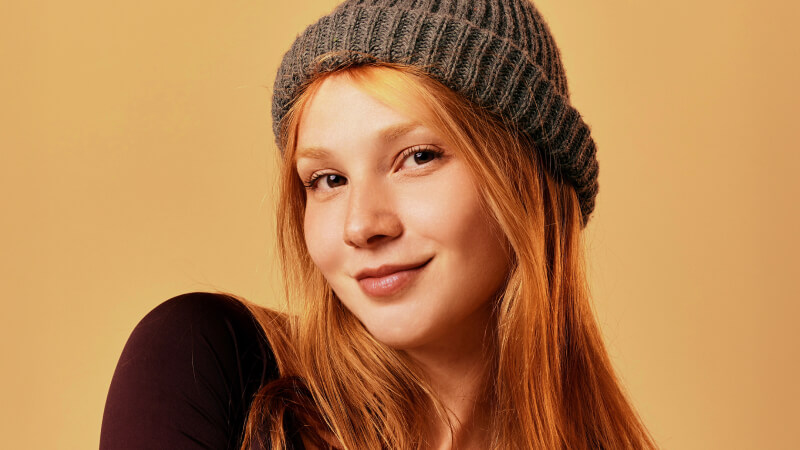
#> input picture basics/input.png, 800 x 450 px, found by its file name
$ python 3bitwise_threshhold.py
#> lines starting #> are read from the running program, lines starting #| are printed output that depends on the picture; after the words box and inside, x2 and y2 are one past the last pixel; in counts of white or black regions, pixels touching at a corner belong together
import cv2
import numpy as np
from constants import input_img
img = cv2.imread(input_img)
#> img is the input picture: shape (450, 800, 3); mean B, G, R 80.2, 129.5, 181.4
gray = cv2.cvtColor(img, cv2.COLOR_BGR2GRAY)
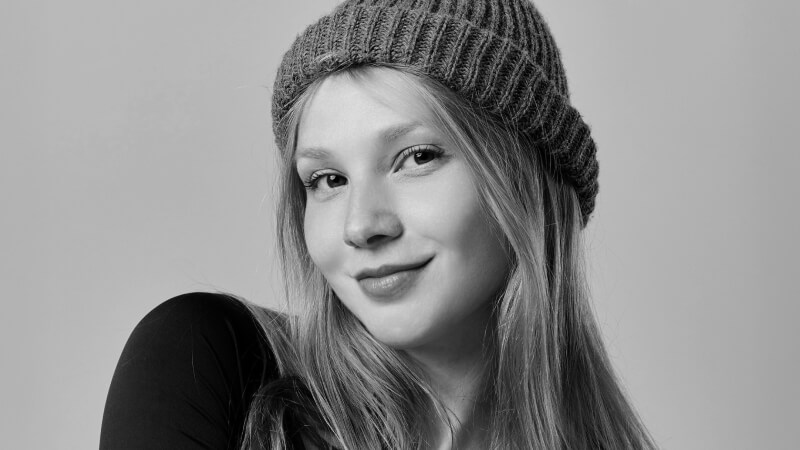
#> gray: shape (450, 800); min 0, max 222, mean 139.4

# BITWISE OPERATIONS

# bitwise_not: Inverts the mask (White becomes Black, Black becomes White)
inverted_img = cv2.bitwise_not(img)
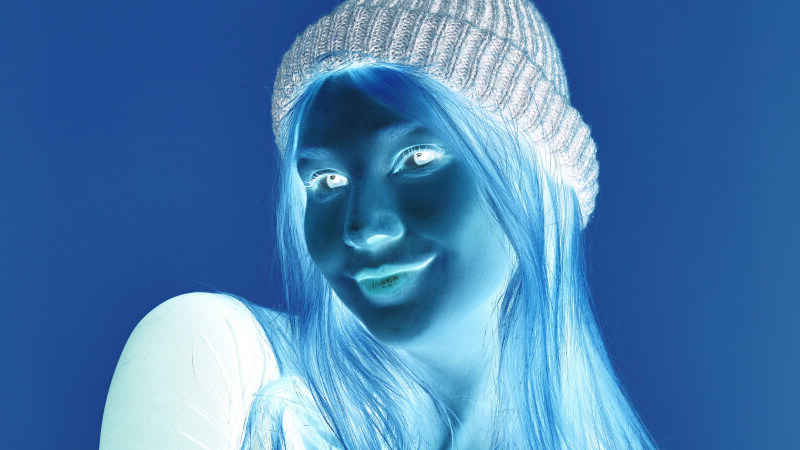
#> inverted_img: shape (450, 800, 3); mean B, G, R 174.8, 125.5, 73.6
cv2.imshow('Original', img)
cv2.imshow('NOT', inverted_img)

cv2.waitKey(0)
cv2.destroyAllWindows()

# mask  is same size as image in grayscale
mask = np.zeros(img.shape[:2], dtype="uint8")
# draw a white circle on our black mask
# white area (255) is what we want to keep of the original image
cv2.circle(mask, (250, 250), 200, 255, -1)
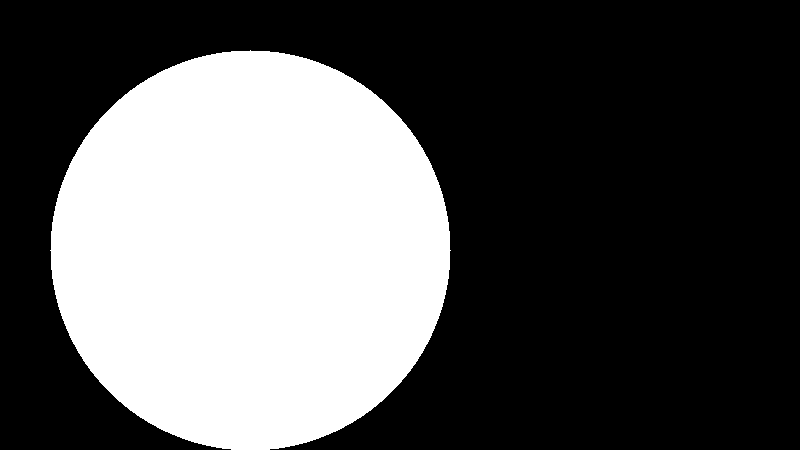
#> mask: shape (450, 800); 34.9% white; 1 white region, box (x1, y1, x2, y2) and area: (50, 50, 451, 450) 125628

# BITWISE OPERATIONS

mask_inv = cv2.bitwise_not(mask)
# bitwise_and: Keeps only the pixels where the mask is white
masked_img = cv2.bitwise_and(img, img, mask=mask)

# bitwise_or: Using the inverted mask to "brighten" or merge (advanced demo)
masked_img_or = cv2.bitwise_or(img, img, mask=mask)
# Usually, we use 'and' for masking, but 'not' is great for showing background subtraction

# 4. DISPLAY
cv2.imshow("Original", img)
cv2.imshow("The Mask", mask)
cv2.imshow("Mask NOT", mask_inv)
cv2.imshow("Masked Output (The Cutout)", masked_img)
cv2.imshow("Masked image using OR", masked_img_or)

cv2.waitKey(0)
cv2.destroyAllWindows()


# Geometry
cropped = img[100:400, 100:400] # [y_start:y_end, x_start:x_end]
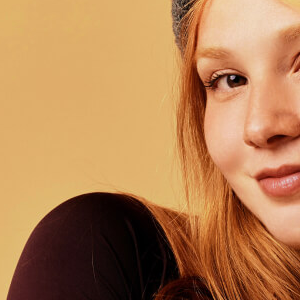
#> cropped: shape (300, 300, 3); mean B, G, R 82.9, 128.4, 179.1
flipped = cv2.flip(img, 1) # 1=Horizontal, 0=Vertical
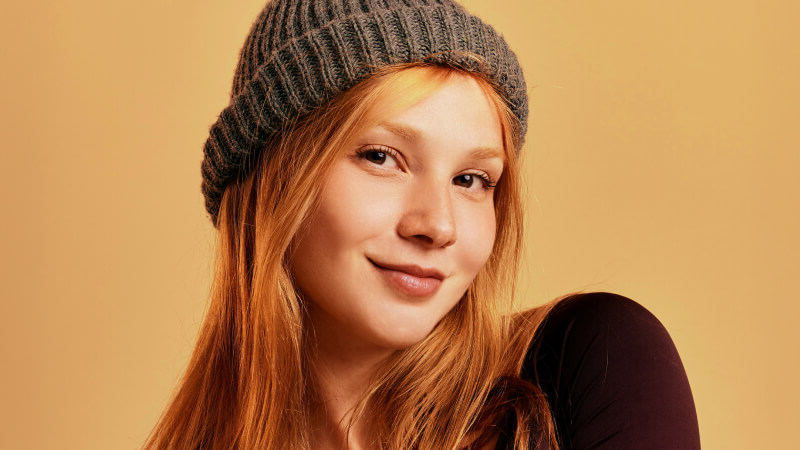
#> flipped: shape (450, 800, 3); mean B, G, R 80.2, 129.5, 181.4

# Thresholding
# Simple Binary
_, thresh = cv2.threshold(gray, 127, 255, cv2.THRESH_BINARY)
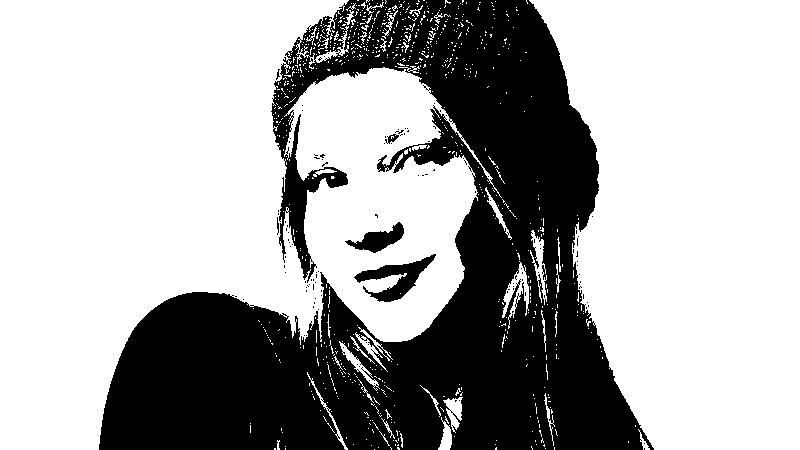
#> thresh: shape (450, 800); 66.9% white; 126 black regions (121 under 20 px), largest, box (x1, y1, x2, y2) and area: (99, 0, 654, 450) 116574, (354, 254, 436, 302) 1425, (345, 222, 404, 253) 785, (385, 134, 399, 144) 65, (277, 217, 279, 235) 24
# Adaptive (Handles shadows better)
adaptive = cv2.adaptiveThreshold(gray, 255, cv2.ADAPTIVE_THRESH_GAUSSIAN_C,
                                 cv2.THRESH_BINARY, 11, 2)
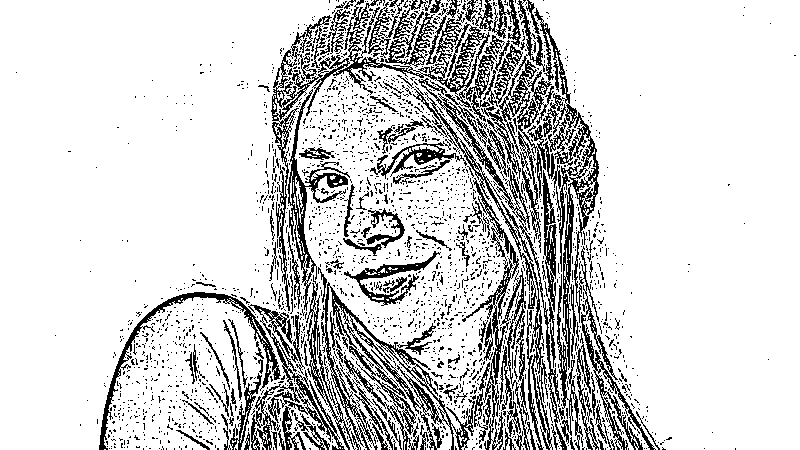
#> adaptive: shape (450, 800); 82.5% white; black in thin lines or dots

cv2.imshow('Cropped', cropped)
cv2.imshow('Flipped', flipped)
cv2.imshow('Binary', thresh)
cv2.imshow('Adaptive', adaptive)
cv2.waitKey(0)
cv2.destroyAllWindows()
